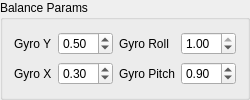
                        <widget class="QGroupBox" name="groupBox_balance_params">
                          <property name="title">
                            <string>Balance Params</string>
                          </property>
                          <layout class="QGridLayout" name="gridLayout_11">
                            <item row="0" column="0">
                              <widget class="QLabel" name="label_24">
                                <property name="text">
                                  <string>Gyro Y</string>
                                </property>
                              </widget>
                            </item>
                            <item row="1" column="1">
                              <widget class="QDoubleSpinBox" name="dSpinBox_balance_gyro_x_gain">
                                <property name="minimum">
                                  <double>-1.000000000000000</double>
                                </property>
                                <property name="maximum">
                                  <double>1.000000000000000</double>
                                </property>
                                <property name="singleStep">
                                  <double>0.100000000000000</double>
                                </property>
                                <property name="value">
                                  <double>0.300000000000000</double>
                                </property>
                              </widget>
                            </item>
                            <item row="1" column="0">
                              <widget class="QLabel" name="label_25">
                                <property name="text">
                                  <string>Gyro X</string>
                                </property>
                              </widget>
                            </item>
                            <item row="0" column="1">
                              <widget class="QDoubleSpinBox" name="dSpinBox_balance_gyro_y_gain">
                                <property name="minimum">
                                  <double>-1.000000000000000</double>
                                </property>
                                <property name="maximum">
                                  <double>1.000000000000000</double>
                                </property>
                                <property name="singleStep">
                                  <double>0.100000000000000</double>
                                </property>
                                <property name="value">
                                  <double>0.500000000000000</double>
                                </property>
                              </widget>
                            </item>
                            <item row="0" column="2">
                              <widget class="QLabel" name="label_27">
                                <property name="text">
                                  <string>Gyro Roll</string>
                                </property>
                              </widget>
                            </item>
                            <item row="0" column="3">
                              <widget class="QDoubleSpinBox" name="dSpinBox_balance_gyro_roll_gain">
                                <property name="minimum">
                                  <double>-1.000000000000000</double>
                                </property>
                                <property name="maximum">
                                  <double>1.000000000000000</double>
                                </property>
                                <property name="singleStep">
                                  <double>0.100000000000000</double>
                                </property>
                                <property name="value">
                                  <double>1.000000000000000</double>
                                </property>
                              </widget>
                            </item>
                            <item row="1" column="2">
                              <widget class="QLabel" name="label_28">
                                <property name="text">
                                  <string>Gyro Pitch</string>
                                </property>
                              </widget>
                            </item>
                            <item row="1" column="3">
                              <widget class="QDoubleSpinBox" name="dSpinBox_balance_gyro_pitch_gain">
                                <property name="minimum">
                                  <double>-1.000000000000000</double>
                                </property>
                                <property name="maximum">
                                  <double>1.000000000000000</double>
                                </property>
                                <property name="singleStep">
                                  <double>0.100000000000000</double>
                                </property>
                                <property name="value">
                                  <double>0.900000000000000</double>
                                </property>
                              </widget>
                            </item>
                          </layout>
                        </widget>
